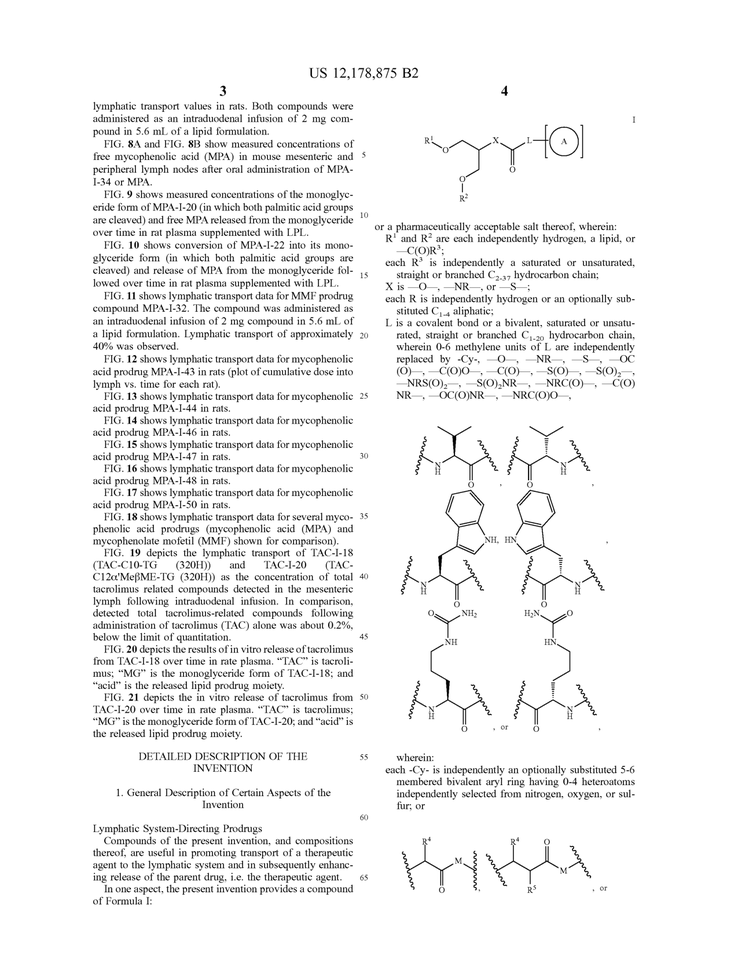
#> input picture extract_pages/demo/cv/sample_page_150dpi.png, 738 x 956 px, shrunk from 1275 x 1650 before the run, found by its file name
$ python backbone_detection.py   (older library calls are emulated)
#> lines starting #> are read from the running program, lines starting #| are printed output that depends on the picture; after the words box and inside, x2 and y2 are one past the last pixel; in counts of white or black regions, pixels touching at a corner belong together
import cv2
import numpy as np
from pathlib import Path
from pymupdf import Document
from pathlib import Path

def identify_chemical_backbones(image_path):
    """
    Identifies chemical chains and rings in an image, now with table line removal.

    Args:
        image_path (str): The path to the input image file.

    Returns:
        A tuple containing:
        - original_image: The original image with detected structures highlighted.
        - processing_steps (dict): A dictionary of images from each processing step.
    """
    # --- 1. Load Image and Pre-process ---
    try:
        original_image = cv2.imread(image_path)
#> original_image is the input picture: shape (956, 738, 3); min 0, max 255, mean 242.2
        if original_image is None:
            raise FileNotFoundError(f"Image not found at {image_path}")
        gray_image = cv2.cvtColor(original_image, cv2.COLOR_BGR2GRAY)
    except Exception as e:
        print(f"Error loading image: {e}")
        return None, None

    binary_image = cv2.adaptiveThreshold(
        gray_image, 255, cv2.ADAPTIVE_THRESH_GAUSSIAN_C,
        cv2.THRESH_BINARY_INV, 11, 2
    )
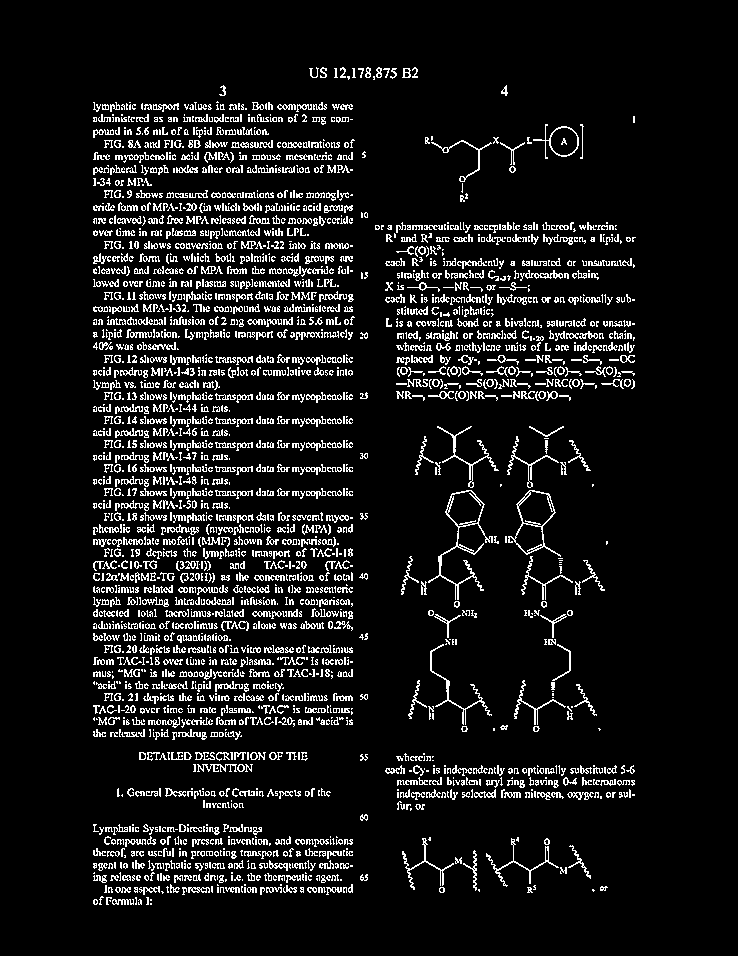
#> binary_image: shape (956, 738); 8.9% white in thin lines or dots, all inside (x1, y1, x2, y2) = (93, 67, 636, 905)

    # --- 2. Remove Table Lines ---
    # This step explicitly finds and removes long horizontal and vertical lines.

    # Create a copy to work on
    no_tables_mask = binary_image.copy()

    # Define kernels for horizontal and vertical line detection
    # The length (e.g., 50) should be adjusted based on the expected minimum
    # length of a table line in your documents.
    horizontal_kernel = cv2.getStructuringElement(cv2.MORPH_RECT, (50, 1))
    vertical_kernel = cv2.getStructuringElement(cv2.MORPH_RECT, (1, 50))

    # Detect horizontal lines
    detected_horizontal = cv2.morphologyEx(binary_image, cv2.MORPH_OPEN, horizontal_kernel, iterations=2)
#> detected_horizontal: shape (956, 738); every value is 0

    # Detect vertical lines
    detected_vertical = cv2.morphologyEx(binary_image, cv2.MORPH_OPEN, vertical_kernel, iterations=2)

    # Combine detected lines into a single mask and remove them from the image
    table_lines_mask = detected_horizontal + detected_vertical
    no_tables_mask = cv2.subtract(no_tables_mask, table_lines_mask)


    # --- 3. Filter Main Texts to Keep Potential Rings and Chains ---
    # Now run the component analysis on the table-free image
    num_labels, labels, stats, centroids = cv2.connectedComponentsWithStats(no_tables_mask, 4, cv2.CV_32S)
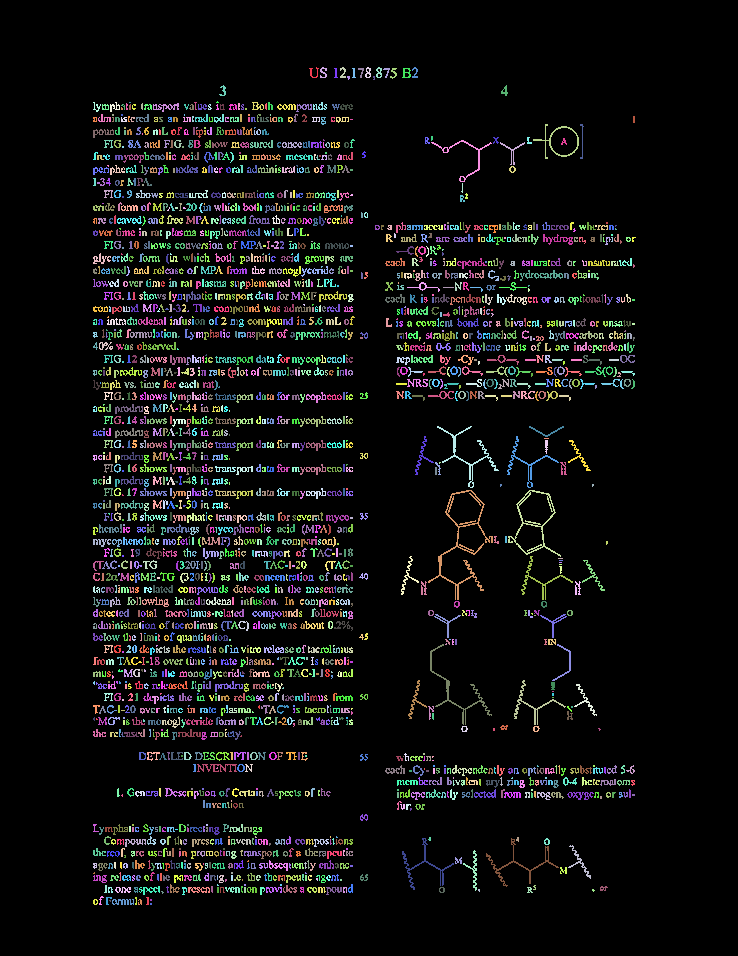
#> labels: shape (956, 738) int32; 2474 distinct labels, from 0 to 2473; one colour per label, 0 black
#> num_labels = 2474; stats = 2474 rows, first 6: [0, 0, 738, 956, 642481], [309, 67, 10, 11, 38], [320, 67, 7, 11, 41], [340, 67, 6, 11, 36], [365, 67, 6, 11, 39], [376, 67, 6, 11, 41]; centroids = 2474 pairs, first value 93.67 to 633.5, second value 71.26 to 903.5

    filtered_mask = np.zeros_like(no_tables_mask)

    MIN_AREA_NOISE = 15
    MAX_CHAR_HEIGHT = 40
    MIN_CHAR_HEIGHT = 5
    MAX_ASPECT_RATIO = 5
    MIN_ASPECT_RATIO = 0.1
    MIN_SOLIDITY = 0.25

    for i in range(1, num_labels):
        x, y, w, h, area = stats[i]

        if area < MIN_AREA_NOISE:
            continue

        aspect_ratio = w / float(h)
        component_mask = (labels == i).astype("uint8") * 255
        contours, _ = cv2.findContours(component_mask, cv2.RETR_EXTERNAL, cv2.CHAIN_APPROX_SIMPLE)

        if len(contours) == 0: continue

        contour = contours[0]
        hull = cv2.convexHull(contour)
        hull_area = cv2.contourArea(hull)
        solidity = area / float(hull_area) if hull_area > 0 else 0

        is_text_like = (
            MIN_CHAR_HEIGHT < h < MAX_CHAR_HEIGHT and
            MIN_ASPECT_RATIO < aspect_ratio < MAX_ASPECT_RATIO and
            solidity > MIN_SOLIDITY
        )

        if not is_text_like:
            filtered_mask[component_mask == 255] = 255
#> this loop made 2473 passes
#> (x, y, w, h, area, aspect_ratio, hull_area, solidity) on passes 4, 5, 12: (365, 67, 6, 11, 39, 0.545, 43.5, 0.897), (376, 67, 6, 11, 41, 0.545, 46, 0.891), (402, 68, 9, 10, 50, 0.9, 66, 0.758)
#> pass 1, in identify_chemical_backbones, `component_mask = (labels == i).astype("uint8") * 255`:
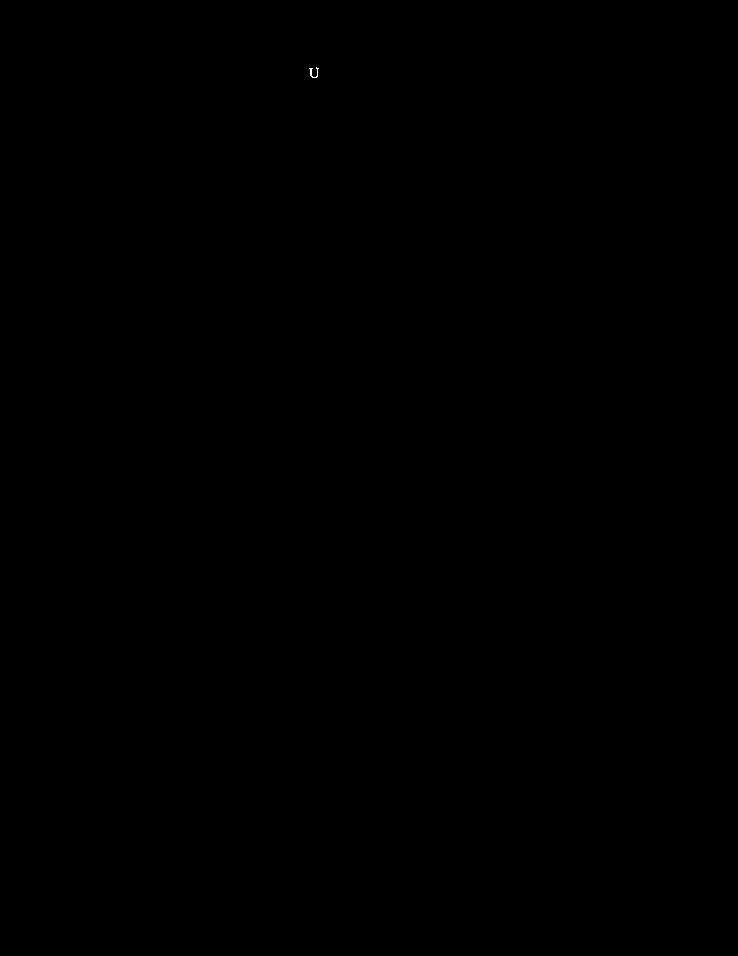
#> component_mask: shape (956, 738); 0.01% white in thin lines or dots, all inside (x1, y1, x2, y2) = (309, 67, 319, 78)
#> after the loop: component_mask: shape (956, 738); 0% white in thin lines or dots, all inside (x1, y1, x2, y2) = (138, 899, 142, 905)
#> after the loop:
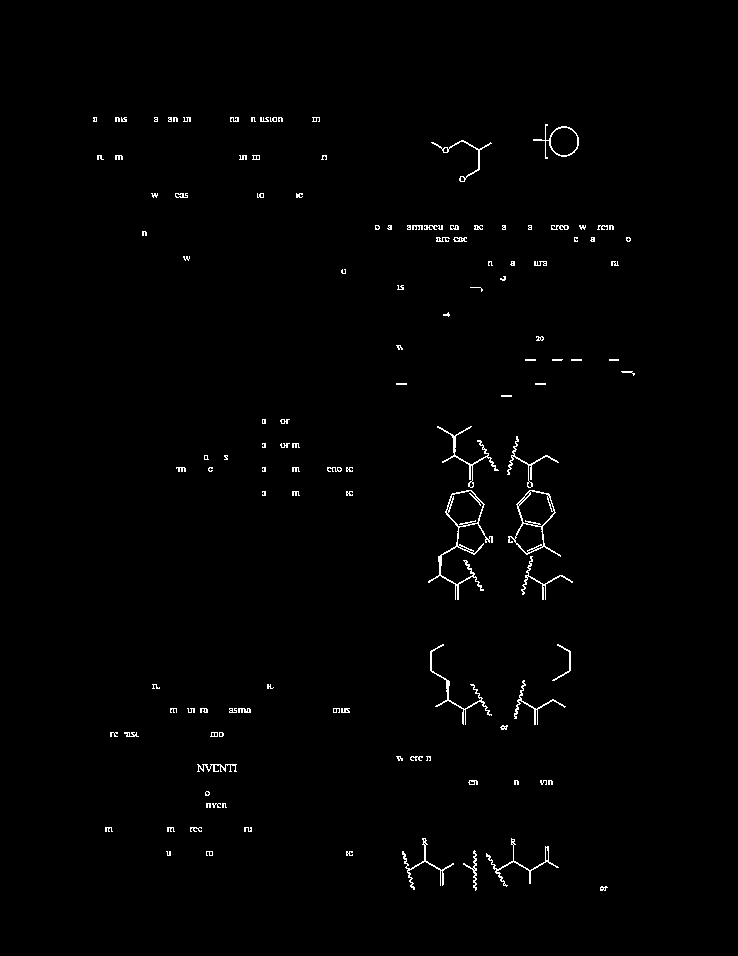
#> filtered_mask: shape (956, 738); 0.94% white in thin lines or dots, all inside (x1, y1, x2, y2) = (93, 117, 635, 891)

    # --- 4. Region Grouping ---
    kernel = np.ones((3, 3), np.uint8)
    dilated_mask = cv2.dilate(filtered_mask, kernel, iterations=3)
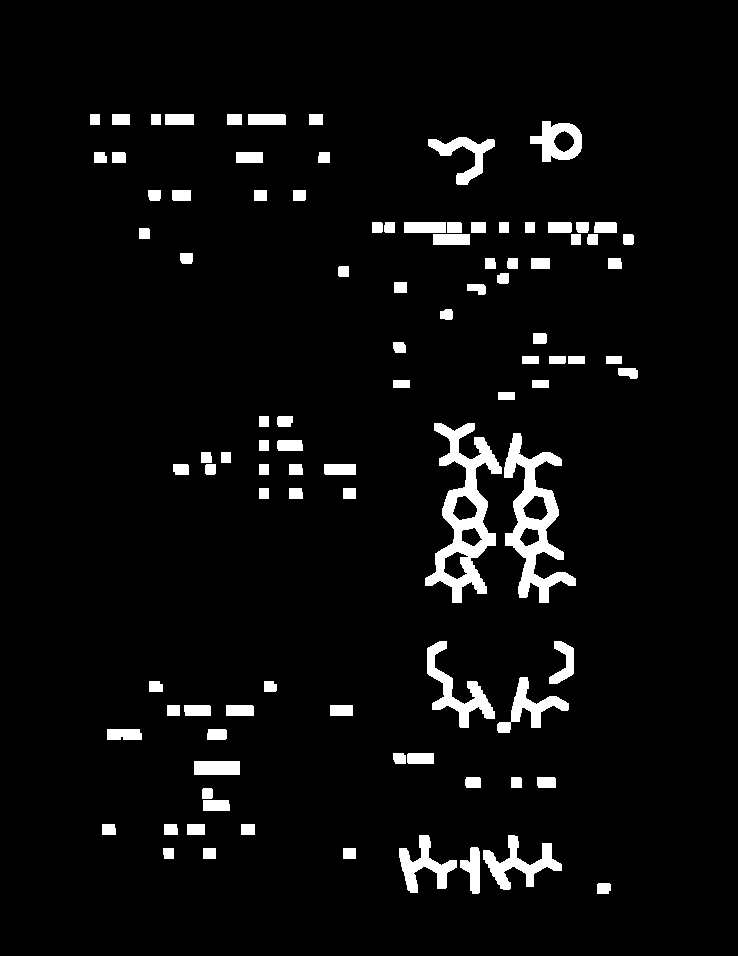
#> dilated_mask: shape (956, 738); 4.8% white; 98 white regions, largest, box (x1, y1, x2, y2) and area: (425, 423, 502, 603) 4962, (504, 433, 576, 603) 4295, (427, 641, 495, 728) 1749
    contours, _ = cv2.findContours(dilated_mask, cv2.RETR_EXTERNAL, cv2.CHAIN_APPROX_SIMPLE)

    output_image = original_image.copy()
    detected_regions = 0

    # --- 5. Line and Corner Detection to Verify Structures ---
    for contour in contours:
        x, y, w, h = cv2.boundingRect(contour)
        if w < 50 or h < 50: continue

        # Use the original binary image (not the table-free one) for ROI analysis
        # to ensure bonds that were close to table lines are still detected correctly.
        roi = binary_image[y:y+h, x:x+w]

        lines = cv2.HoughLinesP(roi, 1, np.pi / 180, threshold=20, minLineLength=10, maxLineGap=5)
        num_lines = len(lines) if lines is not None else 0

        corners = cv2.goodFeaturesToTrack(roi, maxCorners=100, qualityLevel=0.01, minDistance=10)
        num_corners = len(corners) if corners is not None else 0

        # Additional check: A real chemical structure should not be excessively wide or tall.
        # This helps filter out any remaining border-like artifacts.
        roi_aspect_ratio = w / float(h)
        if roi_aspect_ratio > 10 or roi_aspect_ratio < 0.1:
            continue

        if num_lines > 10 and num_corners > 10:
            detected_regions += 1
            cv2.rectangle(output_image, (x, y), (x + w, y + h), (0, 255, 0), 2)
#> this loop made 98 passes
#> contour on passes 2, 3, 8, 9, 17, 22, 25, 31, 33, 36, 39, 42: [[343, 848], [343, 858], [355, 858], [355, 848]], [[203, 848], [203, 858], [215, 858], [215, 848]], [[241, 824], [241, 834], [254, 834], [254, 824]], [[187, 824], [187, 834], [204, 834], [204, 824]], [[194, 761], [194, 774], [239, 774], [239, 761]], [[330, 705], [330, 715], [352, 715], [352, 705]], [[167, 705], [167, 715], [179, 715], [179, 705]], [[343, 488], [343, 498], [355, 498], [355, 488]], [[259, 488], [259, 498], [268, 498], [268, 488]], [[259, 464], [259, 474], [268, 474], [268, 464]], [[221, 452], [221, 462], [230, 462], [230, 452]], [[259, 440], [259, 450], [268, 450], [268, 440]]
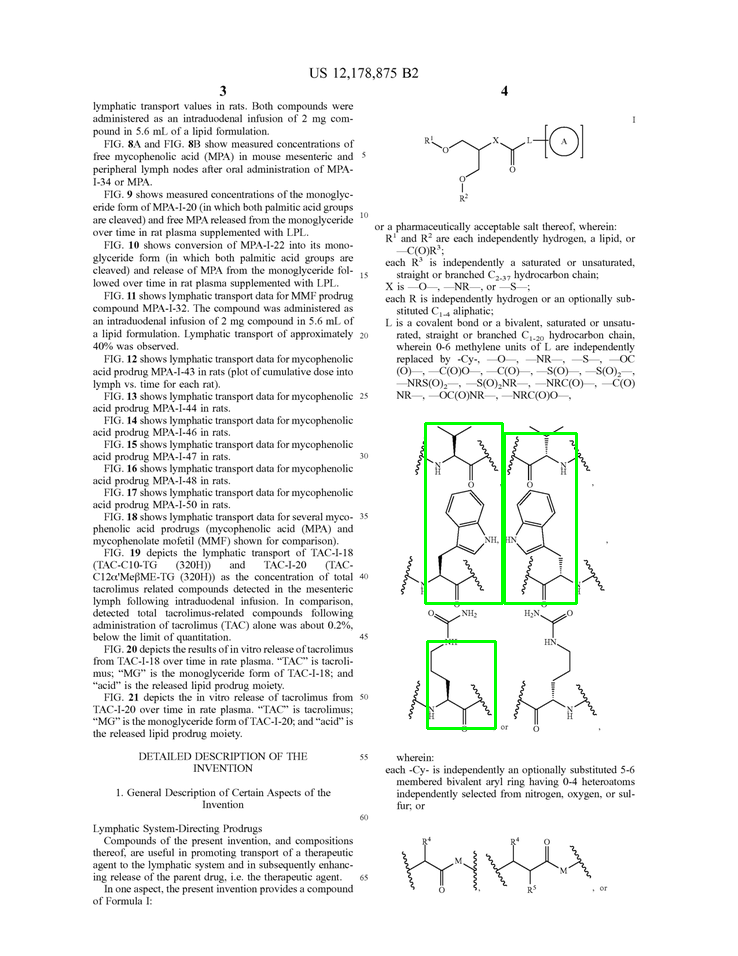
#> output_image: shape (956, 738, 3); 0.53% of pixels changed, all inside (x1, y1, x2, y2) = (424, 422, 578, 730)
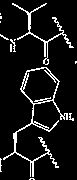
#> roi: shape (180, 77); 8.7% white in thin lines or dots

    print(f"Found {detected_regions} potential chemical structure(s).")
#| Found 3 potential chemical structure(s).

    processing_steps = {
        "1_gray": gray_image,
        "2_binary": binary_image,
        "3_table_lines_removed": no_tables_mask,
        "4_filtered_components": filtered_mask,
        "5_dilated_regions": dilated_mask,
        "6_final_output": output_image
    }

    return output_image, processing_steps

if __name__ == '__main__':
    # --- Configuration ---
    home = Path.home()
    PDF_PATH = home / "projects/Markush/data/2024/pages_with_markush/12178875.pdf"  # <--- CHANGE THIS
    PAGE_NUMBER = 0  # <--- CHANGE THIS to a page with chemical rings
    DPI = 150
    IMAGE_PATH = home / "projects/Markush/extract_pages/demo/cv/sample_page_150dpi.png"
    # -------------------
    pdf_file = Path(PDF_PATH)
    if not pdf_file.exists():
        print(f"Error: PDF not found at {pdf_file}")
    else:
        doc = Document(str(pdf_file))
        if 0 <= PAGE_NUMBER < doc.page_count:         # Ensure the page number is valid
            page = doc.load_page(PAGE_NUMBER)
            pix = page.get_pixmap(dpi=DPI) # Get pixmap at the desired DPI

            pix.save(IMAGE_PATH) # Save the image
        else:
            print(f"Error: Invalid page number. The document has {doc.page_count} pages.")
            raise ValueError("Invalid page number.")
        doc.close()

    final_image, steps = identify_chemical_backbones(IMAGE_PATH)
    if steps:
        for step in steps:
            cv2.imwrite(home / f'projects/Markush/extract_pages/demo/cv/{step}.png', steps[step])
#> this loop made 6 passes
#> step on passes 1 to 6: '1_gray', '2_binary', '3_table_lines_removed', '4_filtered_components', '5_dilated_regions', '6_final_output'
